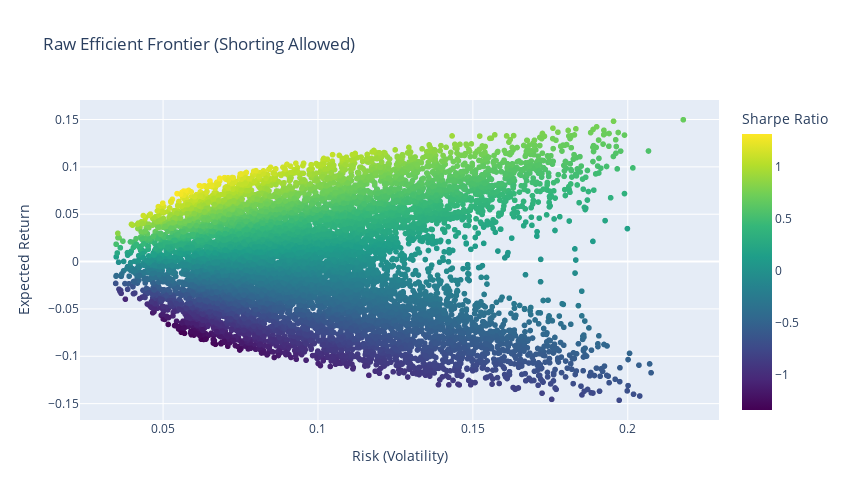

Notebook cell for this chart:
### Markdown cell above
### Step 4: Visualize the Raw Efficient Frontier

We convert our simulated results into a DataFrame and use `matplotlib` to visualize the return–risk space.  
Color intensity reflects the Sharpe ratio.

### Code cell
fig = px.scatter(
    portfolios_df,
    x='Volatility',
    y='Return',
    color='Sharpe',
    color_continuous_scale='Viridis',
    title='Raw Efficient Frontier (Shorting Allowed)',
    labels={'Volatility': 'Risk (Volatility)', 'Return': 'Expected Return'},
    width=850,
    height=500
)

fig.update_layout(coloraxis_colorbar=dict(title='Sharpe Ratio'))
fig.show()

### Figure 1 — Plotly figure (JSON) as saved in the notebook; plotly's stock layout.template omitted (floating-point values rounded to 4 significant figures; data arrays with more than 128 entries replaced by an {"elided": "..."} marker saying what was removed)
{"data": [{"hovertemplate": "Risk (Volatility)=%{x}<br>Expected Return=%{y}<br>Sharpe=%{marker.color}<extra></extra>", "legendgroup": "", "marker": {"color": {"elided": "10000 float values"}, "coloraxis": "coloraxis", "symbol": "circle"}, "mode": "markers", "name": "", "showlegend": false, "type": "scattergl", "x": {"elided": "10000 float values"}, "xaxis": "x", "y": {"elided": "10000 float values"}, "yaxis": "y"}], "layout": {"coloraxis": {"colorbar": {"title": {"text": "Sharpe Ratio"}}, "colorscale": [[0, "#440154"], [0.1111, "#482878"], [0.2222, "#3e4989"], [0.3333, "#31688e"], [0.4444, "#26828e"], [0.5556, "#1f9e89"], [0.6667, "#35b779"], [0.7778, "#6ece58"], [0.8889, "#b5de2b"], [1, "#fde725"]]}, "height": 500, "legend": {"tracegroupgap": 0}, "title": {"text": "Raw Efficient Frontier (Shorting Allowed)"}, "width": 850, "xaxis": {"anchor": "y", "domain": [0, 1], "title": {"text": "Risk (Volatility)"}}, "yaxis": {"anchor": "x", "domain": [0, 1], "title": {"text": "Expected Return"}}}}
